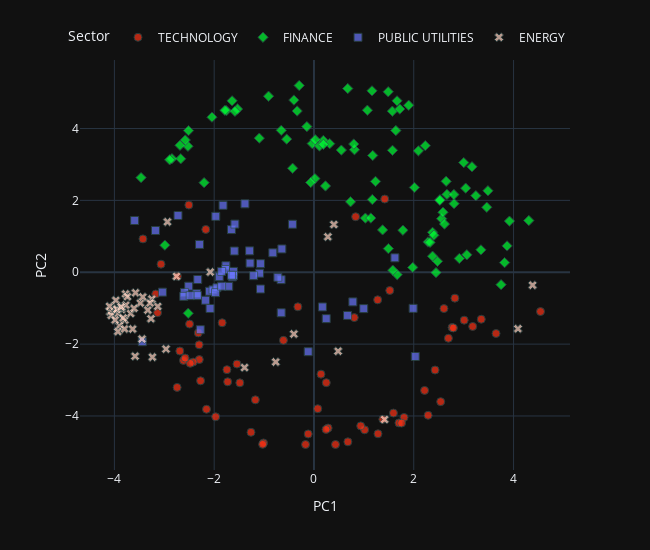

Notebook code for this chart:
### Code cell
from utils.visualisation_functions import pca_plot_from_embeddings

pca_plot_from_embeddings(
    embedding_matrix=model.embeddings.weight.detach().numpy(),
    sectors=data.sectors,
    tickers=data.tickers,
    industries=data.industries,
    names=data.names,
    dimensions=2,
    reduced=True,
    method="PCA",
    return_df=False,
    rand_state=None,
)

### Figure 1 — Plotly figure (JSON) as saved in the notebook; plotly's stock layout.template omitted (floating-point values rounded to 4 significant figures; data arrays with more than 128 entries replaced by an {"elided": "..."} marker saying what was removed)
{"data": [{"customdata": {"elided": "67x3 str values"}, "hovertemplate": "<b>%{hovertext}</b><br><br>Sector=%{customdata[1]}<br>PC1=%{x}<br>PC2=%{y}<br>ticker=%{customdata[0]}<br>industry=%{customdata[2]}<extra></extra>", "hovertext": ["COMPUTER MANUFACTURING", "EDP SERVICES", "COMPUTER SOFTWARE: PREPACKAGED SOFTWARE", "SEMICONDUCTORS", "EDP SERVICES", "COMPUTER SOFTWARE: PREPACKAGED SOFTWARE", "EDP SERVICES", "SEMICONDUCTORS", "COMPUTER SOFTWARE: PREPACKAGED SOFTWARE", "ELECTRICAL PRODUCTS", "COMPUTER SOFTWARE: PREPACKAGED SOFTWARE", "EDP SERVICES", "COMPUTER SOFTWARE: PREPACKAGED SOFTWARE", "EDP SERVICES", "EDP SERVICES", "RADIO AND TELEVISION BROADCASTING AND COMMUNICATIONS EQUIPMENT", "SEMICONDUCTORS", "COMPUTER COMMUNICATIONS EQUIPMENT", "ELECTRICAL PRODUCTS", "INDUSTRIAL MACHINERY/COMPONENTS", "SEMICONDUCTORS", "COMPUTER COMMUNICATIONS EQUIPMENT", "SEMICONDUCTORS", "INDUSTRIAL MACHINERY/COMPONENTS", "COMPUTER SOFTWARE: PREPACKAGED SOFTWARE", "RADIO AND TELEVISION BROADCASTING AND COMMUNICATIONS EQUIPMENT", "INDUSTRIAL MACHINERY/COMPONENTS", "EDP SERVICES", "COMPUTER MANUFACTURING", "COMPUTER MANUFACTURING", "SEMICONDUCTORS", "SEMICONDUCTORS", "ADVERTISING", "INDUSTRIAL MACHINERY/COMPONENTS", "EDP SERVICES", "PROFESSIONAL SERVICES", "SEMICONDUCTORS", "INDUSTRIAL MACHINERY/COMPONENTS", "SEMICONDUCTORS", "PROFESSIONAL SERVICES", "COMPUTER SOFTWARE: PREPACKAGED SOFTWARE", "RADIO AND TELEVISION BROADCASTING AND COMMUNICATIONS EQUIPMENT", "SEMICONDUCTORS", "SEMICONDUCTORS", "ADVERTISING", "COMPUTER SOFTWARE: PREPACKAGED SOFTWARE", "ELECTRICAL PRODUCTS", "SEMICONDUCTORS", "ELECTRICAL PRODUCTS", "INDUSTRIAL MACHINERY/COMPONENTS", "COMPUTER SOFTWARE: PREPACKAGED SOFTWARE", "EDP SERVICES", "SEMICONDUCTORS", "SEMICONDUCTORS", "INDUSTRIAL MACHINERY/COMPONENTS", "SEMICONDUCTORS", "INDUSTRIAL MACHINERY/COMPONENTS", "COMPUTER SOFTWARE: PREPACKAGED SOFTWARE", "RETAIL: COMPUTER SOFTWARE & PERIPHERAL EQUIPMENT", "SEMICONDUCTORS", "COMPUTER SOFTWARE: PREPACKAGED SOFTWARE", "EDP SERVICES", "ELECTRONIC COMPONENTS", "ADVERTISING", "SEMICONDUCTORS", "COMPUTER PERIPHERAL EQUIPMENT", "EDP SERVICES"], "legendgroup": "TECHNOLOGY", "marker": {"color": "#FD3216", "line": {"color": "DarkSlateGrey", "width": 1}, "opacity": 0.7, "size": 8, "symbol": "circle"}, "mode": "markers", "name": "TECHNOLOGY", "orientation": "v", "showlegend": true, "type": "scatter", "x": [0.284, 1.277, 1.016, -0.1684, 2.825, 0.07556, -2.737, -1.262, -3.427, -1.543, 2.54, 0.8079, 1.805, 0.2469, 1.418, -2.318, -2.298, 1.703, -3.135, 0.8354, -1.729, -3.065, -2.421, 2.769, 0.9371, -0.1158, 2.605, 2.795, 1.283, 3.181, -2.742, 0.6799, 3.353, 4.54, 3.011, -2.168, -2.48, -1.97, -2.615, 1.519, 2.427, 1.38, -1.745, -1.011, 3.65, 1.756, -3.171, -2.688, -2.582, 2.694, -1.175, -1.84, -2.301, -2.154, 0.1408, -2.272, -2.508, 0.2424, 1.593, 0.4316, -0.6117, -0.3225, -1.485, 2.288, -1.029, 2.217, -2.493], "xaxis": "x", "y": [-4.336, -0.7677, -4.384, -4.794, -0.7204, -3.798, -0.1145, -4.454, 0.9282, -2.554, -3.601, -1.262, -4.041, -3.073, 2.038, -1.687, -2.43, -4.193, -1.125, 1.546, -3.049, 0.2249, -2.5, -1.537, -4.276, -4.5, -1.01, -1.55, -4.496, -1.508, -3.204, -4.72, -1.307, -1.094, -1.334, 1.191, -2.535, -4.023, -2.454, -0.5073, -2.72, -4.092, -2.711, -4.75, -1.704, -4.198, -0.6053, -2.193, -2.388, -1.837, -3.55, -1.405, -2.019, -3.813, -2.836, -3.022, 1.872, -4.375, -3.918, -4.793, -1.895, -0.9619, -3.077, -3.981, -4.789, -3.288, -1.442], "yaxis": "y"}, {"customdata": {"elided": "93x3 str values"}, "hovertemplate": "<b>%{hovertext}</b><br><br>Sector=%{customdata[1]}<br>PC1=%{x}<br>PC2=%{y}<br>ticker=%{customdata[0]}<br>industry=%{customdata[2]}<extra></extra>", "hovertext": ["INVESTMENT MANAGERS", "DIVERSIFIED COMMERCIAL SERVICES", "LIFE INSURANCE", "PROPERTY-CASUALTY INSURERS", "ACCIDENT &HEALTH INSURANCE", "PROPERTY-CASUALTY INSURERS", "SPECIALTY INSURERS", "SPECIALTY INSURERS", "MAJOR BANKS", "FINANCE: CONSUMER SERVICES", "MAJOR BANKS", "MAJOR BANKS", "COMMERCIAL BANKS", "COMMERCIAL BANKS", "INVESTMENT MANAGERS", "MAJOR BANKS", "MAJOR BANKS", "MAJOR BANKS", "SPECIALTY INSURERS", "MAJOR BANKS", "MAJOR BANKS", "PROPERTY-CASUALTY INSURERS", "MAJOR BANKS", "MAJOR BANKS", "LIFE INSURANCE", "PROPERTY-CASUALTY INSURERS", "MAJOR BANKS", "PROPERTY-CASUALTY INSURERS", "MAJOR BANKS", "FINANCE: CONSUMER SERVICES", "FINANCE: CONSUMER SERVICES", "INVESTMENT MANAGERS", "MAJOR BANKS", "MAJOR BANKS", "MAJOR BANKS", "MAJOR BANKS", "MAJOR BANKS", "MAJOR BANKS", "MAJOR BANKS", "MAJOR BANKS", "MAJOR BANKS", "MAJOR BANKS", "MAJOR BANKS", "PROPERTY-CASUALTY INSURERS", "PROPERTY-CASUALTY INSURERS", "INVESTMENT MANAGERS", "LIFE INSURANCE", "PROPERTY-CASUALTY INSURERS", "PROPERTY-CASUALTY INSURERS", "PROPERTY-CASUALTY INSURERS", "SPECIALTY INSURERS", "MAJOR BANKS", "MAJOR BANKS", "MAJOR BANKS", "MAJOR BANKS", "PROPERTY-CASUALTY INSURERS", "SAVINGS INSTITUTIONS", "PROPERTY-CASUALTY INSURERS", "MAJOR BANKS", "MAJOR BANKS", "INVESTMENT BANKERS/BROKERS/SERVICE", "PROPERTY-CASUALTY INSURERS", "DIVERSIFIED COMMERCIAL SERVICES", "INVESTMENT BANKERS/BROKERS/SERVICE", "INVESTMENT BANKERS/BROKERS/SERVICE", "FINANCE/INVESTORS SERVICES", "PROPERTY-CASUALTY INSURERS", "MAJOR BANKS", "FINANCE: CONSUMER SERVICES", "MAJOR BANKS", "FINANCE: CONSUMER SERVICES", "MAJOR BANKS", "MAJOR BANKS", "MAJOR BANKS", "MAJOR BANKS", "LIFE INSURANCE", "MAJOR BANKS", "INVESTMENT BANKERS/BROKERS/SERVICE", "MAJOR BANKS", "PROPERTY-CASUALTY INSURERS", "MAJOR BANKS", "MAJOR BANKS", "ACCIDENT &HEALTH INSURANCE", "MAJOR BANKS", "MAJOR BANKS", "MAJOR BANKS", "MAJOR BANKS", "MAJOR BANKS", "MAJOR BANKS", "PROPERTY-CASUALTY INSURERS", "MAJOR BANKS", "MAJOR BANKS", "MAJOR BANKS"], "legendgroup": "FINANCE", "marker": {"color": "#00FE35", "line": {"color": "DarkSlateGrey", "width": 1}, "opacity": 0.7, "size": 8, "symbol": "diamond"}, "mode": "markers", "name": "FINANCE", "orientation": "v", "showlegend": true, "type": "scatter", "x": [2.665, 0.2309, 1.669, 2.808, 3.918, 3.041, 2.377, 2.446, 1.071, 4.306, 1.177, 1.641, 1.98, 1.031, 3.064, 3.463, 1.488, -0.6551, 2.377, -1.753, 2.015, 2.476, 1.571, 1.665, -2.989, 2.525, 0.5488, 2.65, -2.525, 2.286, 3.75, 2.559, -2.202, -2.685, -0.5466, -0.03425, -1.532, -1.786, -0.4017, 0.1887, -2.67, 2.522, 0.3152, 1.898, 2.403, 1.492, 1.233, 0.01889, 1.171, 0.7337, 2.914, 1.72, 3.487, -2.847, -1.64, 3.002, 1.574, 2.615, 2.093, 0.0251, 1.782, -0.06532, 1.14, 1.579, 3.82, -2.52, -1.096, -0.4275, 0.8118, 0.1106, 3.87, -3.465, 0.7983, 2.585, -0.1423, 3.245, -1.583, 3.346, -2.579, 2.326, -2.044, -0.9099, 2.804, 3.167, 0.6768, -0.296, 1.163, -0.3372, 2.231, 1.376, -2.892, -2.515, 0.1895], "xaxis": "x", "y": [2.167, 2.402, -0.06786, 1.91, 1.424, 2.341, 0.4464, -0.009475, 4.509, 1.439, 3.251, 3.944, 0.1345, 1.507, 0.4853, 1.809, 5.023, 3.95, 1.11, 4.498, 2.359, 0.3041, 4.483, 4.77, 0.754, 2.017, 3.399, 2.531, 3.506, 0.8426, -0.3449, 1.491, 2.494, 3.533, 3.705, 3.581, 4.543, 4.51, 4.792, 3.667, 3.159, 2.003, 3.579, 4.648, 1.03, 0.6578, 2.528, 2.607, 2.023, 1.961, 0.3835, 4.542, 2.267, 3.161, 4.771, 3.051, 3.393, 1.341, 3.378, 3.69, 1.171, 2.498, 1.509, 0.05767, 0.2688, -1.141, 3.732, 2.894, 3.411, 3.513, 0.7332, 2.634, 3.568, 1.669, 4.054, 2.132, 4.478, 0.6233, 3.68, 0.8312, 4.317, 4.899, 2.162, 2.936, 5.112, 5.198, 5.049, 4.488, 3.523, 1.179, 3.129, 3.942, 3.558], "yaxis": "y"}, {"customdata": {"elided": "57x3 str values"}, "hovertemplate": "<b>%{hovertext}</b><br><br>Sector=%{customdata[1]}<br>PC1=%{x}<br>PC2=%{y}<br>ticker=%{customdata[0]}<br>industry=%{customdata[2]}<extra></extra>", "hovertext": ["ELECTRIC UTILITIES: CENTRAL", "POWER GENERATION", "OIL/GAS TRANSMISSION", "POWER GENERATION", "WATER SUPPLY", "TELECOMMUNICATIONS EQUIPMENT", "ELECTRIC UTILITIES: CENTRAL", "TELECOMMUNICATIONS EQUIPMENT", "TELECOMMUNICATIONS EQUIPMENT", "POWER GENERATION", "ELECTRIC UTILITIES: CENTRAL", "TELECOMMUNICATIONS EQUIPMENT", "WATER SUPPLY", "ELECTRIC UTILITIES: CENTRAL", "ELECTRIC UTILITIES: CENTRAL", "POWER GENERATION", "POWER GENERATION", "ELECTRIC UTILITIES: CENTRAL", "ELECTRIC UTILITIES: CENTRAL", "ELECTRIC UTILITIES: CENTRAL", "POWER GENERATION", "TELECOMMUNICATIONS EQUIPMENT", "ELECTRIC UTILITIES: CENTRAL", "ELECTRIC UTILITIES: CENTRAL", "POWER GENERATION", "ELECTRIC UTILITIES: CENTRAL", "OIL/GAS TRANSMISSION", "POWER GENERATION", "OIL/GAS TRANSMISSION", "OIL/GAS TRANSMISSION", "ELECTRIC UTILITIES: CENTRAL", "OIL & GAS PRODUCTION", "ELECTRIC UTILITIES: CENTRAL", "POWER GENERATION", "POWER GENERATION", "TELECOMMUNICATIONS EQUIPMENT", "ELECTRIC UTILITIES: CENTRAL", "ELECTRIC UTILITIES: CENTRAL", "ELECTRIC UTILITIES: CENTRAL", "TELECOMMUNICATIONS EQUIPMENT", "POWER GENERATION", "OIL/GAS TRANSMISSION", "ELECTRIC UTILITIES: CENTRAL", "OIL/GAS TRANSMISSION", "OIL & GAS PRODUCTION", "TELECOMMUNICATIONS EQUIPMENT", "TELECOMMUNICATIONS EQUIPMENT", "NATURAL GAS DISTRIBUTION", "NATURAL GAS DISTRIBUTION", "TELECOMMUNICATIONS EQUIPMENT", "TELECOMMUNICATIONS EQUIPMENT", "NATURAL GAS DISTRIBUTION", "TELECOMMUNICATIONS EQUIPMENT", "POWER GENERATION", "ENVIRONMENTAL SERVICES", "NATURAL GAS DISTRIBUTION", "WATER SUPPLY"], "legendgroup": "PUBLIC UTILITIES", "marker": {"color": "#6A76FC", "line": {"color": "DarkSlateGrey", "width": 1}, "opacity": 0.7, "size": 8, "symbol": "square"}, "mode": "markers", "name": "PUBLIC UTILITIES", "orientation": "v", "showlegend": true, "type": "scatter", "x": [-2.094, -1.596, -0.6433, -1.636, -3.594, -0.6569, -1.765, 0.2455, -2.278, -2.33, -2.024, 0.673, -3.176, -1.945, -1.708, -2.351, -1.772, -2.334, -1.898, -2.511, -3.037, -0.6586, -0.4314, -1.29, -1.613, -1.973, -1.851, -0.7234, -1.383, -1.654, -1.09, -2.083, -2.725, -2.594, -2.61, -1.072, -2.294, -1.612, -2.481, 1.622, -1.281, -1.822, -1.85, -1.968, -1.585, 0.9975, 2.03, -2.173, -1.072, 0.1692, -0.1155, -0.8244, 0.7788, -1.654, 1.987, -3.44, -1.21], "xaxis": "x", "y": [-0.5286, 0.5916, 0.6487, -0.1281, 1.44, -1.128, 0.1808, -1.291, -1.598, -0.2016, -0.4892, -1.201, 1.162, -0.4297, -0.3915, -0.5955, 0.07662, -0.65, -0.1256, -0.3875, -0.5535, -0.2057, 1.337, 0.5957, 0.02348, -0.567, -0.3877, -0.1399, 1.904, 1.187, -0.02652, -1.008, 1.58, -0.5609, -0.6702, -0.4658, 0.7744, -0.08757, -0.6508, 0.4021, 0.2543, 1.863, 0.02292, 1.556, 1.34, -1.012, -2.344, -0.7788, 0.2383, -0.9655, -2.211, 0.5413, -0.8249, -0.08274, -1.004, -1.934, -0.09543], "yaxis": "y"}, {"customdata": {"elided": "46x3 str values"}, "hovertemplate": "<b>%{hovertext}</b><br><br>Sector=%{customdata[1]}<br>PC1=%{x}<br>PC2=%{y}<br>ticker=%{customdata[0]}<br>industry=%{customdata[2]}<extra></extra>", "hovertext": ["INTEGRATED OIL COMPANIES", "OIL & GAS PRODUCTION", "OIL & GAS PRODUCTION", "INDUSTRIAL MACHINERY/COMPONENTS", "INDUSTRIAL MACHINERY/COMPONENTS", "METAL FABRICATIONS", "INTEGRATED OIL COMPANIES", "NATURAL GAS DISTRIBUTION", "INTEGRATED OIL COMPANIES", "INDUSTRIAL MACHINERY/COMPONENTS", "OIL & GAS PRODUCTION", "INTEGRATED OIL COMPANIES", "OIL & GAS PRODUCTION", "INTEGRATED OIL COMPANIES", "OIL & GAS PRODUCTION", "OIL & GAS PRODUCTION", "CONSUMER ELECTRONICS/APPLIANCES", "OIL & GAS PRODUCTION", "OIL & GAS PRODUCTION", "OIL & GAS PRODUCTION", "CONSUMER ELECTRONICS/APPLIANCES", "OILFIELD SERVICES/EQUIPMENT", "INTEGRATED OIL COMPANIES", "OIL & GAS PRODUCTION", "OIL REFINING/MARKETING", "ELECTRIC UTILITIES: CENTRAL", "OIL & GAS PRODUCTION", "OIL & GAS PRODUCTION", "OIL & GAS PRODUCTION", "OIL & GAS PRODUCTION", "OIL & GAS PRODUCTION", "OILFIELD SERVICES/EQUIPMENT", "OIL & GAS PRODUCTION", "CONSUMER ELECTRONICS/APPLIANCES", "OIL & GAS PRODUCTION", "OIL & GAS PRODUCTION", "OIL & GAS PRODUCTION", "OIL & GAS PRODUCTION", "OILFIELD SERVICES/EQUIPMENT", "OIL & GAS PRODUCTION", "OIL & GAS PRODUCTION", "OIL & GAS PRODUCTION", "OIL & GAS PRODUCTION", "INTEGRATED OIL COMPANIES", "METAL FABRICATIONS", "INTEGRATED OIL COMPANIES"], "legendgroup": "ENERGY", "marker": {"color": "#FED4C4", "line": {"color": "DarkSlateGrey", "width": 1}, "opacity": 0.7, "size": 8, "symbol": "x"}, "mode": "markers", "name": "ENERGY", "orientation": "v", "showlegend": true, "type": "scatter", "x": [-3.267, -4.088, -3.855, 0.2783, 0.3997, -3.925, -1.392, -2.756, -3.479, 0.4842, -3.793, -3.238, -3.131, -0.7669, -4.098, -4.061, 4.088, -3.947, -3.576, -3.776, 4.382, -3.85, -3.901, -3.971, -2.078, -2.936, -3.929, -3.796, -3.985, -3.771, -3.739, -3.674, -3.585, 1.415, -3.249, -3.954, -3.286, -3.432, -3.447, -2.966, -3.607, -3.331, -3.825, -3.634, -3.866, -0.403], "xaxis": "x", "y": [-1.292, -1.1, -1.033, 0.9865, 1.328, -1.156, -2.653, -0.1145, -0.8561, -2.197, -1.333, -2.362, -0.9505, -2.497, -0.9486, -1.2, -1.572, -1.021, -0.5722, -0.6028, -0.359, -0.9703, -1.486, -0.7812, 0.004747, 1.402, -1.652, -1.577, -1.328, -0.9153, -0.6786, -1.147, -2.336, -4.097, -0.7472, -1.033, -0.8569, -0.6871, -1.858, -2.137, -1.005, -1.054, -1.271, -1.581, -0.9642, -1.719], "yaxis": "y"}], "layout": {"height": 550, "legend": {"orientation": "h", "title": {"text": "Sector"}, "tracegroupgap": 0, "x": 1, "xanchor": "right", "y": 1.02, "yanchor": "bottom"}, "margin": {"t": 60}, "width": 650, "xaxis": {"anchor": "y", "domain": [0, 1], "title": {"text": "PC1"}}, "yaxis": {"anchor": "x", "domain": [0, 1], "title": {"text": "PC2"}}}}
